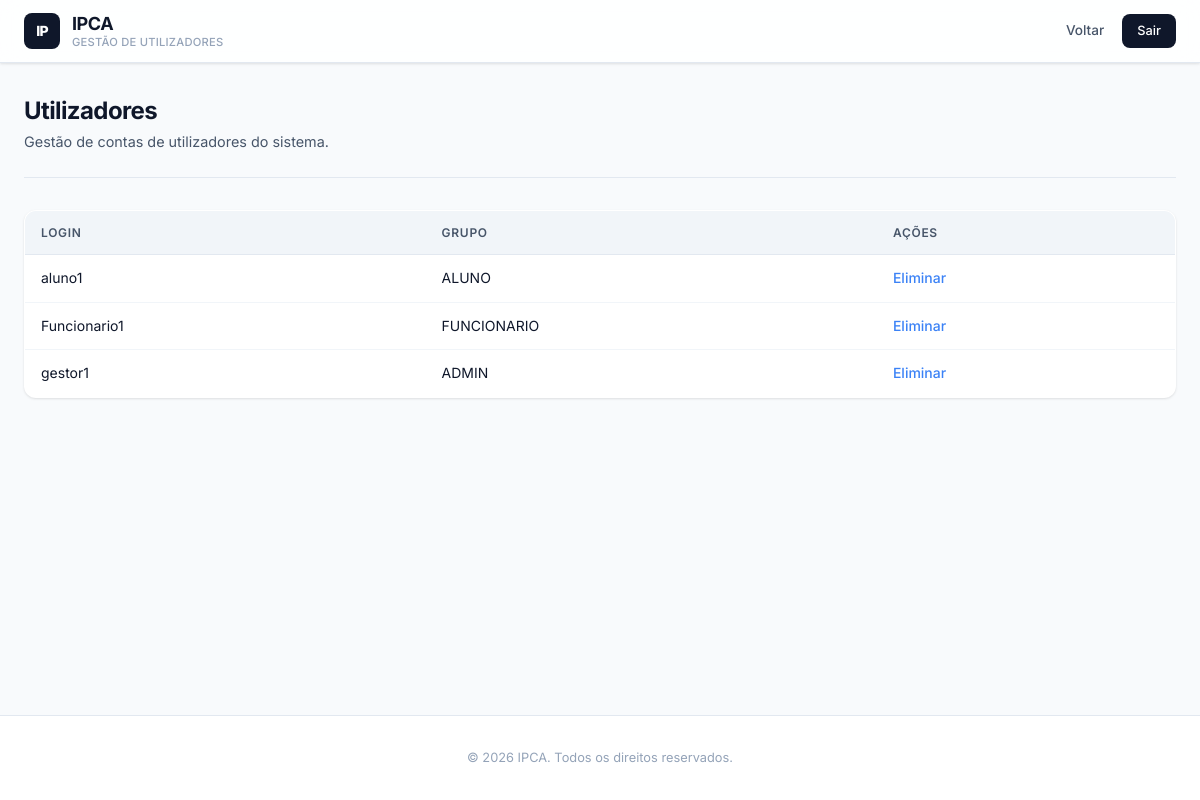
The page /admin/gerir_utilizadores.php (signed in) on the database its author committed.
### tables this page shows
CREATE TABLE IF NOT EXISTS `users` (
    `login` varchar(20) NOT NULL,
    `pwd` varchar(250) NOT NULL,
    `grupo` int(11) NOT NULL,
    PRIMARY KEY (`login`)
);

CREATE TABLE IF NOT EXISTS `grupos` (
    `ID` int(11) NOT NULL AUTO_INCREMENT,
    `GRUPO` varchar(20) NOT NULL,
    PRIMARY KEY (`ID`)
);

### admin/gerir_utilizadores.php (the view, shortened to what this page needs)
<?php
require_once '../config.php';
$resultado = mysqli_query($ligacao, "
    SELECT u.*, g.GRUPO
    FROM users u
    JOIN grupos g ON u.grupo = g.ID
    ORDER BY u.login
");
?>
<!DOCTYPE html>
<html lang="pt">
<head>
    <link rel="stylesheet" href="../estilo.css">
</head>
<body>
    <header>
        <div class="container">
            <div class="header-brand">
                <div class="brand-icon">IP</div>
                <h1>IPCA <small>Gestão de Utilizadores</small></h1>
            </div>
            <nav>
                <a href="dashboard.php">Voltar</a>
                <a href="../logout.php" class="btn btn-sm">Sair</a>
            </nav>
        </div>
    </header>
    <div class="container">
        <div class="page-header">
            <h2>Utilizadores</h2>
            <p>Gestão de contas de utilizadores do sistema.</p>
        </div>
        <table>
            <tr>
                <th>Login</th>
                <th>Grupo</th>
                <th>Ações</th>
            </tr>
            <?php while ($row = mysqli_fetch_assoc($resultado)): ?>
            <tr>
                <td><?php echo htmlspecialchars($row['login']); ?></td>
                <td><?php echo htmlspecialchars($row['GRUPO']); ?></td>
                <td>
                    <a href="?eliminar=<?php echo urlencode($row['login']); ?>"
                       onclick="return confirm('Tem a certeza?')">Eliminar</a>
                </td>
            </tr>
            <?php endwhile; ?>
        </table>
    </div>
    <footer>
        <div class="footer-content">
            <p>&copy; 2026 IPCA. Todos os direitos reservados.</p>
        </div>
    </footer>
</body>
</html>

### rows shown on the page
users: login "aluno1", grupos.GRUPO "ALUNO"
users: login "Funcionario1", grupos.GRUPO "FUNCIONARIO"
users: login "gestor1", grupos.GRUPO "ADMIN"
